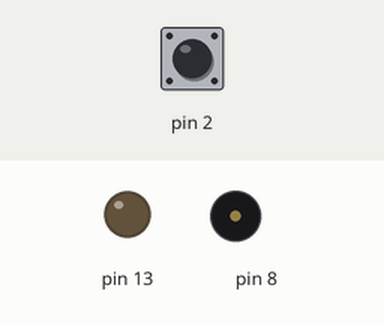
Simulated run of this sketch. Board: Arduino Uno, built with avr-gcc and run on an emulated ATmega328P. Shown: output pins drawn as LEDs (lit = HIGH), buzzer (waves = sounding). Inputs (shaded band) come from the test bench; at power-on: pin 2 HIGH.

Above: at 1.2 s.
1.3 s: pin 2 pulled LOW for 0.15 s
At 2.67 s:
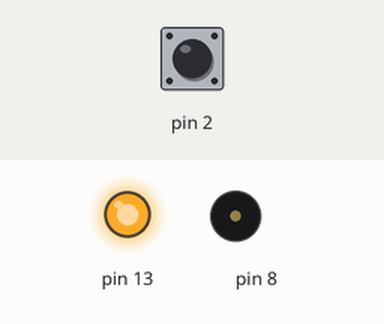
At 3.4 s:
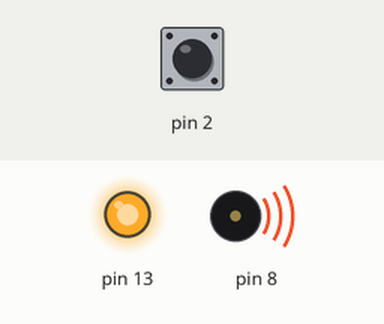
4.3 s: pin 2 pulled LOW for 3.2 s
At 13.6 s:
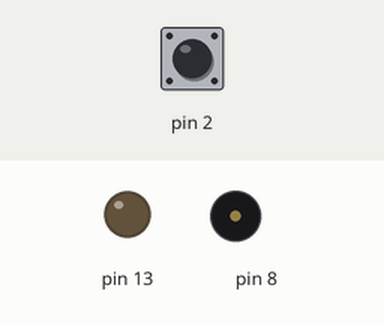
Timing chart, 0 to 15.0 s (numbered marks = the images above; inputs shaded):
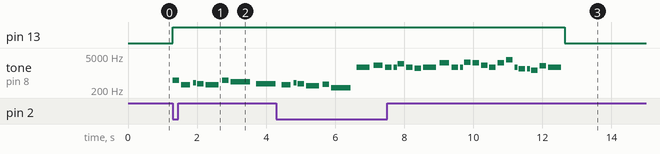

The sketch:

MelodiesAdvanced.ino
```cpp
/*
 * Melodies
 *
 * Plays advanced melodies
 *
 * Circuit:
 *  8-ohm speaker on digital pin 8
 *  Momentary switch attached from pin 2 to ground
 *  Built-in LED on pin 13
 */

#include "pitches.h"

// notes in Hedwig's Theme:
// source: https://pianoletternotes.blogspot.com/2015/11/hedwigs-theme-harry-potter.html
int melodyHT[] = {
  NOTE_B4,
  NOTE_E4, NOTE_G4, NOTE_FS4,
  NOTE_E4, NOTE_B4,
  NOTE_A4,
  NOTE_FS4,

  NOTE_E4, NOTE_G4, NOTE_FS4,
  NOTE_D4, NOTE_F4,
  NOTE_B3,
};
// note durations: 400 = quarter note, 800 = eighth note, etc.:
int noteDurationsHT[] = {
  800,
  570, 1600, 800,
  400, 800,
  264,
  264,

  570, 1600, 800,
  400, 800,
  264
};
const int lengthHT = sizeof(melodyHT) / sizeof(melodyHT[0]);

// notes in Beverly Hills Cop Theme
// source: https://tabs.ultimate-guitar.com/tab/misc_soundtrack/beverly_hills_cop_theme_tabs_7655
int melodyBHCT[] = {
  NOTE_A6, NOTE_C7, NOTE_A6,
  NOTE_A6, NOTE_D7, NOTE_A6, NOTE_G6,

  NOTE_A6, NOTE_E7, NOTE_A6,
  NOTE_A6, NOTE_F7, NOTE_E7, NOTE_C7,

  NOTE_A6, NOTE_E7, NOTE_A7,
  NOTE_A6, NOTE_FS6, NOTE_FS6,
  NOTE_E6, NOTE_B6, NOTE_A6
};
// note durations
int noteDurationsBHCT[] = {
  400, 570, 800,
  1600, 800, 800, 800,

  400, 570, 800,
  1600, 800, 800, 800,

  800, 800, 800,
  1600, 800, 1600,
  800, 800, 400
};
const int lengthBHCT = sizeof(melodyBHCT) / sizeof(melodyBHCT[0]);

int melodiesArray[][50] = {melodyHT, melodyBHCT};
int durationsArray[][50] = {noteDurationsHT, noteDurationsBHCT};
int lengthssArray[][50] = {lengthHT, lengthBHCT};
int choiceNumber = 0;


void setup() {
  //start serial connection
  Serial.begin(9600);
  //configure pin2 as an input and enable the internal pull-up resistor
  pinMode(2, INPUT_PULLUP);
  pinMode(13, OUTPUT);
}

void loop() {
  //read the pushbutton value into a variable
  int sensorVal = digitalRead(2);

  if (sensorVal == HIGH) {
    digitalWrite(13, LOW);
  } else {
    digitalWrite(13, HIGH);
    if (choiceNumber == 0){
      playMelody(melodyHT, noteDurationsHT, lengthHT);
    }
    if (choiceNumber == 1){
      playMelody(melodyBHCT, noteDurationsBHCT, lengthBHCT);
    }

    // Update melody choice number
    if (choiceNumber < 2 ){
      choiceNumber++;
    }
    else{
      choiceNumber = 0;
    }
  }
}


void playMelody(int melody[], int melodyDurations[], int melodyLength){
  /*
   * Plays an array of notes of given durations and total note count
   */
  for (int thisNote = 0; thisNote < melodyLength; thisNote++) {
    // to calculate the note duration, take one second (or anything)
    // divided by the note type.
    // e.g. quarter note = 1000 / 4, eighth note = 1000/8, etc.
    int noteDuration = 150000 / melodyDurations[thisNote];
    tone(8, melody[thisNote], noteDuration);

    // to distinguish the notes, set a minimum time between them.
    // the note's duration + 30% seems to work well:
    int pauseBetweenNotes = noteDuration * 1.30;
    delay(pauseBetweenNotes);
    // stop the tone playing:
    noTone(8);
  }
}
```

pitches.h
```cpp
/*************************************************
 * Public Constants
 *************************************************/

#define NOTE_B0  31
#define NOTE_C1  33
#define NOTE_CS1 35
#define NOTE_D1  37
#define NOTE_DS1 39
#define NOTE_E1  41
#define NOTE_F1  44
#define NOTE_FS1 46
#define NOTE_G1  49
#define NOTE_GS1 52
#define NOTE_A1  55
#define NOTE_AS1 58
#define NOTE_B1  62
#define NOTE_C2  65
#define NOTE_CS2 69
#define NOTE_D2  73
#define NOTE_DS2 78
#define NOTE_E2  82
#define NOTE_F2  87
#define NOTE_FS2 93
#define NOTE_G2  98
#define NOTE_GS2 104
#define NOTE_A2  110
#define NOTE_AS2 117
#define NOTE_B2  123
#define NOTE_C3  131
#define NOTE_CS3 139
#define NOTE_D3  147
#define NOTE_DS3 156
#define NOTE_E3  165
#define NOTE_F3  175
#define NOTE_FS3 185
#define NOTE_G3  196
#define NOTE_GS3 208
#define NOTE_A3  220
#define NOTE_AS3 233
#define NOTE_B3  247
#define NOTE_C4  262
#define NOTE_CS4 277
#define NOTE_D4  294
#define NOTE_DS4 311
#define NOTE_E4  330
#define NOTE_F4  349
#define NOTE_FS4 370
#define NOTE_G4  392
#define NOTE_GS4 415
#define NOTE_A4  440
#define NOTE_AS4 466
#define NOTE_B4  494
#define NOTE_C5  523
#define NOTE_CS5 554
#define NOTE_D5  587
#define NOTE_DS5 622
#define NOTE_E5  659
#define NOTE_F5  698
#define NOTE_FS5 740
#define NOTE_G5  784
#define NOTE_GS5 831
#define NOTE_A5  880
#define NOTE_AS5 932
#define NOTE_B5  988
#define NOTE_C6  1047
#define NOTE_CS6 1109
#define NOTE_D6  1175
#define NOTE_DS6 1245
#define NOTE_E6  1319
#define NOTE_F6  1397
#define NOTE_FS6 1480
#define NOTE_G6  1568
#define NOTE_GS6 1661
#define NOTE_A6  1760
#define NOTE_AS6 1865
#define NOTE_B6  1976
#define NOTE_C7  2093
#define NOTE_CS7 2217
#define NOTE_D7  2349
#define NOTE_DS7 2489
#define NOTE_E7  2637
#define NOTE_F7  2794
#define NOTE_FS7 2960
#define NOTE_G7  3136
#define NOTE_GS7 3322
#define NOTE_A7  3520
#define NOTE_AS7 3729
#define NOTE_B7  3951
#define NOTE_C8  4186
#define NOTE_CS8 4435
#define NOTE_D8  4699
#define NOTE_DS8 4978
```

Measured:
- after the input at 1.3 s, pin 13: LOW → HIGH at once; tone on pin 8: plays 494 Hz for 0.19 s, 330 Hz for 0.26 s, 392 Hz for 0.09 s, 370 Hz for 0.19 s, 330 Hz for 0.38 s, 494 Hz for 0.19 s … (8 notes in this stretch), starting at once
- after the input at 4.3 s, pin 13: HIGH → LOW after 8.4 s instead of 2.3 s
